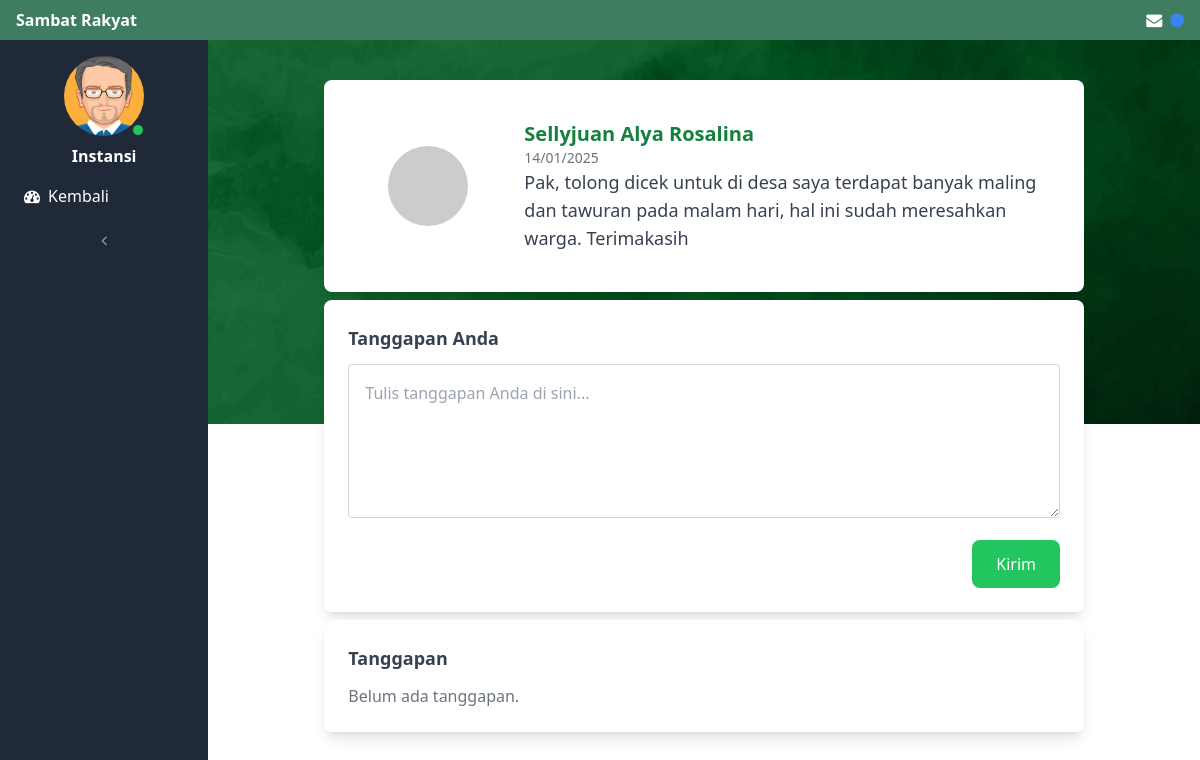
The page /admin/instansi.php?id=106 on the database its author committed.
### tables this page shows
CREATE TABLE `laporan` (
  `id` int(11) NOT NULL,
  `nama` varchar(64) NOT NULL,
  `email` varchar(64) NOT NULL,
  `telpon` varchar(12) NOT NULL,
  `alamat` varchar(256) NOT NULL,
  `tujuan` int(11) NOT NULL,
  `isi` varchar(2048) NOT NULL,
  `tanggal` timestamp NOT NULL DEFAULT current_timestamp() ON UPDATE current_timestamp(),
  `status` varchar(12) NOT NULL,
  `upvotes` int(11) DEFAULT 0,
  `downvotes` int(11) DEFAULT 0,
  `likes` int(11) NOT NULL DEFAULT 0,
  `unlikes` int(11) NOT NULL DEFAULT 0
);

### admin/instansi.php (the view, shortened to what this page needs)
<?php
require '../koneksi.php';
$id = $_GET['id'] ?? 0;
$query = $conn->prepare("SELECT laporan.*, divisi.nama_divisi FROM laporan JOIN divisi ON laporan.tujuan = divisi.id_divisi WHERE laporan.id = ?");
$query->bind_param("i", $id);
$query->execute();
$result = $query->get_result();
$laporan = $result->fetch_assoc();
?>
<!DOCTYPE html>
<html lang="en">
<head>
    <link rel="stylesheet" href="css/font-awesome.min.css">
    <link rel="stylesheet" href="css/animate.min.css">
    <link rel="stylesheet" href="css/output.css">
    <script src="https://cdn.tailwindcss.com"></script>
</head>
<body>
     <nav class="flex justify-between bg-[#3E7D60] px-4 py-2">
    <div>
        <a href="index" class="text-white font-bold">Sambat Rakyat</a>
    </div>
    <div>
    <ul class="flex items-center space-x-4">
    <li class="relative">
        <button
            class="flex items-center text-white focus:outline-none"
            id="messagesDropdownToggle"
            onclick="toggleDropdown('messagesDropdownContent')"
        >
            <i class="fa fa-fw fa-envelope"></i>
            <span class="hidden lg:block ml-2">
                <i class="fa fa-fw fa-circle text-blue-500"></i>
            </span>
        </button>
        <?php
        include "../koneksi.php";
        $statement = $conn->query("SELECT * FROM laporan ORDER BY laporan.id DESC LIMIT 1");
        foreach ($statement as $key) {
            $mysqldate = $key['tanggal'];
            $phpdate = strtotime($mysqldate);
            $tanggal = date('d/m/Y', $phpdate);
            ?>
        <?php
    } ?>
    </li>
</ul>
    </div>
</nav>
    <div class="flex h-screen">
    <div class="w-64 h-auto bg-gray-800 text-white" id="navbarResponsive">
    <ul class="flex flex-col space-y-2 justify-between p-4">
        <li class="sidebar-profile">
            <div class="flex flex-col items-center text-center">
                <div class="relative">
                    <img alt="profile" src="images/avatar1.png" class="w-20 h-20 rounded-full">
                    <span class="absolute bottom-0 right-0 w-3 h-3 bg-green-500 rounded-full border border-gray-800"></span>
                </div>
                <div class="mt-2">
                    <span class="font-semibold">Instansi</span><br>
                </div>
            </div>
        </li>
       <li>
            <a href="list_sambat" class="flex items-center p-2 space-x-2 rounded hover:bg-gray-700">
                <i class="fa fa-fw fa-dashboard"></i>
                <span>Kembali</span>
            </a>
        </li>
    <div class="mt-auto">
        <a href="#" class="flex justify-center p-2 text-gray-400 hover:text-white" id="sidenavToggler">
            <i class="fa fa-fw fa-angle-left"></i>
        </a>
    </div>
</div>
<div  style="background-image: url('../images/backsginin.png');" class="h-[40vh] w-full bg-cover bg-center bg-no-repeat p-10 mb-[350px]">
    <div class="bg-white shadow-lg rounded-lg p-6 m-auto w-5/6 z-50 pt-10">
        <div class="flex items-center gap-4 mb-4 ml-10">
            <img src="https://via.placeholder.com/50" alt="Profile" class="w-20 h-20 rounded-full">
            <div>
                    <div class="flex items-center justify-between ml-10">
                        <div>
                            <h3 class="font-bold text-green-700 text-xl"><?php echo htmlspecialchars($laporan['nama']); ?></h3>
                            <p class="text-sm text-gray-500"><?php echo htmlspecialchars($tanggal); ?></p>
                            <p class="text-gray-700 text-lg ml-auto"><?php echo htmlspecialchars($laporan['isi']); ?></p>
                        </div>
                    </div>
                    <?php
                $id = isset($_GET['id']) && is_numeric($_GET['id']) ? (int)$_GET['id'] : 0;
                $query = $conn->prepare("SELECT laporan.*, divisi.nama_divisi FROM laporan JOIN divisi ON laporan.tujuan = divisi.id_divisi WHERE laporan.id = ?");
                $query->bind_param('i', $id);
                $result = $query->get_result();
                $laporan = $result->fetch_assoc();
                ?>
            </div>
        </div>
    </div>
<div class="bg-white shadow-lg rounded-lg p-6 m-auto w-5/6 mt-2">
    <h4 class="font-bold text-gray-700 text-lg mb-3">Tanggapan Anda</h4>
    <form method="POST" action="ditanggapi.php">
        <textarea
            class="w-full p-4 rounded border border-gray-300 focus:outline-none focus:ring-2 focus:ring-green-500"
            rows="5"
            name="isi"
            placeholder="Tulis tanggapan Anda di sini..."
        ></textarea>
        <div class="flex justify-end mt-4">
            <button type="submit" class="bg-green-500 text-white px-6 py-3 rounded-lg hover:bg-green-600 transition duration-300">
                Kirim
            </button>
        </div>
    </form>
</div>
<div class="bg-white shadow-lg rounded-lg p-6 m-auto w-5/6 mt-2 h-auto" >
    <h4 class="font-bold text-gray-700 text-lg mb-3">Tanggapan</h4>
    <?php
$tanggapan_query = $conn->prepare("
    SELECT komen.*, users.username
    FROM komen
    JOIN users ON komen.nama = users.username
    WHERE komen.laporan_id = ? AND role='instansi'
");
$tanggapan_query->bind_param("i", $laporan['id']);
$tanggapan_query->execute();
$result = $tanggapan_query->get_result();
$tanggapan = $result->fetch_all(MYSQLI_ASSOC);
?>
<?php if (count($tanggapan) > 0): ?>
    <?php foreach ($tanggapan as $komen): ?>
        <div class="mb-4">
            <h5 class="font-bold text-gray-900"><?php echo htmlspecialchars($komen['username']); ?></h5>
            <p class="text-sm text-gray-500"><?php echo date('d F Y, H:i', strtotime($komen['tanggal'])); ?></p>
            <p class="text-gray-700"><?php echo htmlspecialchars($komen['isi']); ?></p>
        </div>
    <?php endforeach; ?>
<?php else: ?>
    <p class="text-gray-500">Belum ada tanggapan.</p>
<?php endif; ?>
</div>

### rows shown on the page
laporan: nama "Sellyjuan Alya Rosalina", isi "Pak, tolong dicek untuk di desa saya terdapat banyak maling dan tawuran pada malam hari, hal ini sudah meresahkan warga. Terimakasih"
laporan: tanggal "14/01/2025"
